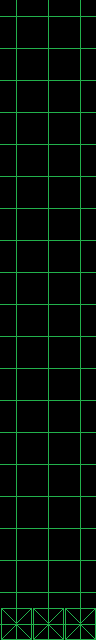

Below is a game level as drawn by its tile map, then a one-line description and the .tmx that defines it (tile-layer data replaced by summaries):
An orthogonal 3x20 tile map with 32x32 px tiles, 2 tile layers (Background Layer, Tile Layer 2), 2 tilesets and 1 object.

<map version="1.0" tiledversion="1.1.3" orientation="orthogonal" renderorder="right-down" width="3" height="20" tilewidth="32" tileheight="32" infinite="0" nextobjectid="2">
 <tileset firstgid="1" name="winzone_tileset" tilewidth="32" tileheight="32" tilecount="2" columns="2">
  <image source="winzone_tileset.png" width="64" height="32" />
 </tileset>
 <tileset firstgid="3" name="sci-fi-platformer-tiles-32x32-extension" tilewidth="32" tileheight="32" tilecount="1760" columns="16">
  <image source="sci-fi-platformer-tiles-32x32-extension.png" width="512" height="3520" />
 </tileset>
 <layer name="Background Layer" width="3" height="20">
  <data>[60 cells, 60 non-empty, 1 distinct tile ids]</data>
 </layer>
 <layer name="Tile Layer 2" width="3" height="20">
  <data>[60 cells, 3 non-empty, 1 distinct tile ids]</data>
 </layer>
 <objectgroup name="Ground Layer">
  <object id="1" x="0" y="608" width="96" height="32" />
 </objectgroup>
 <objectgroup name="Object Layer" />
 <objectgroup name="Danger Zone Layer" />
 <objectgroup name="Powerup Layer" />
 <objectgroup name="EnemyType1 Layer" />
</map>
